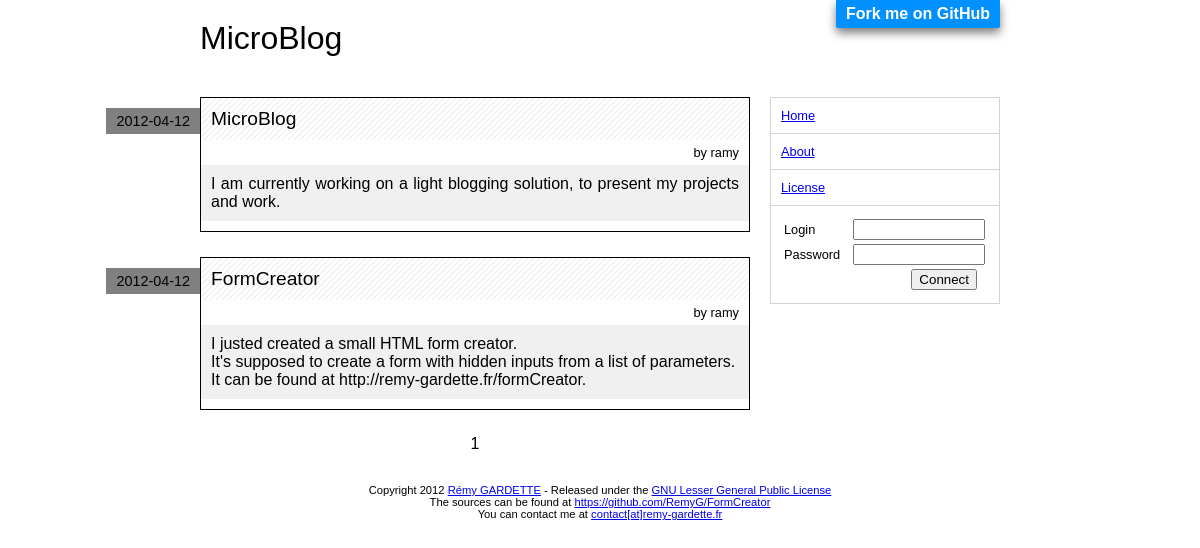
Screenshot of /index.php?module=news with the database file from the repository.
### tables this page shows
CREATE TABLE IF NOT EXISTS `posts` (
  `post_id` int(11) NOT NULL AUTO_INCREMENT,
  `post_title` varchar(200) DEFAULT NULL,
  `post_crea_usr_id` int(11) NOT NULL,
  `post_title_url` varchar(200) NOT NULL,
  `post_content` text NOT NULL,
  `post_dt_crea` datetime NOT NULL,
  `post_dt_modif` datetime NOT NULL,
  PRIMARY KEY (`post_id`)
);

CREATE TABLE IF NOT EXISTS `users` (
  `usr_id` int(11) NOT NULL AUTO_INCREMENT,
  `usr_name` varchar(50) NOT NULL,
  `usr_password` varchar(50) NOT NULL,
  `usr_mail` varchar(100) NOT NULL,
  `usr_dt_crea` datetime NOT NULL,
  PRIMARY KEY (`usr_id`)
);

### modules/news/index.php (called while the page is built)
<?php
require_once(PATH_MODEL."Post.php");
require_once(PATH_MODEL."Right.php");
require_once(PATH_MODEL."User.php");
require_once(PATH_LIB."paginate.php");
$page = cleanGlobal($_GET, 'page', true, 1);
$month = cleanGlobal($_GET, 'month');
if(!is_null($month)) {
	$liste_posts = Post::getPostsByMonth($month, $page, NB_POST_PER_PAGE);
	$nb_pages = Post::getPostsNbPagesByMonth($month);
	$pagination = createPagination("index.php?module=news&amp;month=".$month, $nb_pages);
} else {
	$liste_posts = Post::getPosts($page, NB_POST_PER_PAGE);
	$nb_pages = Post::getPostsNbPages();
	$pagination = createPagination("index.php?module=news", $nb_pages);
}
include (PATH_VIEW."view_index.php");
?>

### modeles/User.php (called while the page is built, shortened)
<?php
class User {
	public function __construct($id, $name, $password, $mail, $dt_crea) {
		$this->name = $name;
	}
	public static function getUserById($usr_id) {
		$pdo = PDO2::getInstance();
		$requete = $pdo->prepare("
			SELECT
				usr_id, usr_name, usr_password, usr_mail, usr_dt_crea
			FROM
				users
			WHERE
				usr_id = :usr_id
			;");
		$requete->bindValue(':usr_id', 	$usr_id);
		$requete->execute();
		if ($result = $requete->fetch(PDO::FETCH_ASSOC)) {
			return new User($result['usr_id'], $result['usr_name'], $result['usr_password'], $result['usr_mail'], $result['usr_dt_crea']);
		}
		return null;
	}
	public static function isCurrentUserConnected() {
		if(cleanGlobal($_SESSION, 'current_user') != null && cleanGlobal($_SESSION, 'connected') == 1) {
			return true;
		} else {
			return false;
		}
	}
}
?>

### modeles/Post.php (called while the page is built, shortened)
<?php
class Post {
	public $title;
	public $content;
	public $dt_crea;
	private $crea_user;
	public function getTitle() {
		return $this->title;
	}
	public function getContent() {
		return $this->content;
	}
	public function getDtCrea() {
		return $this->dt_crea;
	}
	public function getCreaUser() {
		return $this->crea_user;
	}
	public function setCreaUser($crea_user) {
		$this->crea_user = $crea_user;
	}
	public function __construct($id, $crea_usr_id, $title, $title_url, $content, $dt_crea, $dt_modif) {
		$this->title = $title;
		$this->title_url = $title_url;
		$this->content = $content;
		$this->dt_crea = $dt_crea;
	}
	public static function getPosts($page, $nb_posts) {
		$pdo = PDO2::getInstance();
		$requete = $pdo->prepare("
			SELECT
				post_id, post_crea_usr_id, post_title, post_title_url, post_content, post_dt_crea, post_dt_modif
			FROM
				posts
			ORDER BY
				post_dt_crea DESC
			LIMIT :first, :number
			;");
		$first = ($page - 1 ) * $nb_posts;
		$requete->bindValue(':first', 	(int)$first, PDO::PARAM_INT);
		$requete->bindValue(':number',  (int)$nb_posts, PDO::PARAM_INT);
		$requete->execute();
		$list_posts = array();
		$results = $requete->fetchAll(PDO::FETCH_ASSOC);
		foreach($results as $result) {
			$post = new Post($result['post_id'], $result['post_crea_usr_id'], $result['post_title'], $result['post_title_url'], $result['post_content'], new Datetime($result['post_dt_crea']), ($result['post_dt_modif'] != null ? new Datetime($result['post_dt_modif']) : null));
			$post->setCreaUser(User::getUserById($result['post_crea_usr_id']));
			$list_posts[] = $post;
		}
		return $list_posts;
	}
	public static function getPostsNbPages() {
		$pdo = PDO2::getInstance();
		$requete = $pdo->prepare("
			SELECT
				COUNT(post_id) as nb_pages
			FROM
				posts
			;");
		$requete->execute();
		if ($result = $requete->fetch(PDO::FETCH_ASSOC)) {
			$nb_pages = round(($result['nb_pages'] / NB_POST_PER_PAGE) + 0.4) ;
			return $nb_pages;
		}
		return 0;
	}
}
?>

### libs/rewriting.php (called while the page is built, shortened)
<?php
function getShowPostUrl(Post $post) {
	$url = "index.php?module=news&amp;action=show&amp;post=".$post->title_url;
	return $url;
}

### libs/paginate.php (called while the page is built)
<?php
function createPagination($address, $nb_pages) {
	$pagination = array();
	for($i=1 ; $i<=$nb_pages ; $i++) {
		$pagination[] = array('page' =>$i
							, 'address'=>$address.'&page='.$i);
	}
	return $pagination;
}

### global/config.php (called while the page is built, shortened)
<?php
function cleanGlobal($global_array, $arg, $specialchars = true, $default = null) {
	if(key_exists($arg, $global_array) && $global_array[$arg] != null && $global_array[$arg] != "") {
		if($specialchars) {
			return htmlspecialchars($global_array[$arg]);
		} else {
			return $global_array[$arg];
		}
	} else {
		return $default;
	}
}

### modules/news/views/view_index.php (the view, shortened to what this page needs)
<div class="content">
	<?php
	foreach($liste_posts as $post) {
		echo '
			<div class="post">
				<div class="post_date">
					<a href="'.getShowPostUrl($post).'">'.$post->getDtCrea()->format(EN_DT_POST_SHORT).'</a><br/>
				</div>
				';
		if($post->getTitle() != null) {
			echo '<div class="post_title"><a href="'.getShowPostUrl($post).'">'.$post->getTitle().'</a></div>';
		}
		echo '
				<div class="post_content">
					<div class="post_author">
						by '.$post->getCreaUser()->name.'
					</div>
					<div class="post_content_text">
					'.htmlspecialchars_decode(nl2br($post->getContent())).'
					</div>
				</div>
			</div>
				';
	}
	?>
	<div class="pagination">
	<?php
	foreach($pagination as $page_nb) {
		echo '<span class="pagination_element">';
		if($page != $page_nb['page']) {
			echo '<a href="'.$page_nb['address'].'">'.$page_nb['page'].'</a>';
		} else {
			echo $page_nb['page'];
		}
		echo '</span>';
	}
	?>
	</div>
</div>

### index.php (shortened to what this page needs)
<?php
if (!empty($_GET['module'])) {
	$module = dirname(__FILE__).'/modules/'.$_GET['module'].'/';
	$action = (!empty($_GET['action'])) ? $_GET['action'].'.php' : 'index.php';
	if (is_file($module.$action)) {
		include $module.$action;
	} else {
		include '404.php';
	}
} else if (!empty($_GET['action']) && $_GET['action'] == 'license') {
	include 'global/license.php';
} else {
   header('Location: index.php?module=news');
}
$contenu = ob_get_clean();
include 'global/header.php';
echo $contenu;
include 'global/footer.php';

### global/header.php (shortened to what this page needs)
<!doctype html>
<head>
	<link rel="stylesheet" href="style/style.css" />
	<link rel="stylesheet" href="style/topmenu.css" />
	<link rel="stylesheet" href="style/projects.css" />
	<link rel="stylesheet" href="style/posts.css" />
	<link rel="stylesheet" href="style/home.css" />
</head>
<body>
	<div class="main">
	<div id="header">
		<div class="title">
			<a href="index.php">
			MicroBlog
			</a>
		</div>
		<div class="git_banner">
			<a href="toto">Fork me on GitHub</a>
		</div>
	</div>

### global/menu.php (shortened to what this page needs)
<?php
require_once(PATH_MODEL."Post.php");
require_once(PATH_MODEL."User.php");
?>
<div id="rightmenu">
	<div class="rightmenu_group" style="margin-top: 0;">
		<a href="index.php">Home</a>
	</div>
	<div class="rightmenu_group">
		<a href="index.php?module=misc&amp;action=about">About</a>
	</div>
	<div class="rightmenu_group">
		<a href="index.php?action=license">License</a>
	</div>
	<div class="rightmenu_group" <?php if(User::isCurrentUserConnected()) echo 'style="display: none;"'?>>
		<form method="post">
		<table>
			<tr>
				<td><label for="login">Login</label></td>
				<td><input type="text" id="login" name="login"/></td>
			</tr>
			<tr>
				<td><label for="password">Password</label></td>
				<td><input type="password" id="password" name="password"/></td>
			</tr>
			<tr>
				<td colspan="2" style="text-align: right;">
					<input type="submit" value="Connect" style="width: auto"/>
				</td>
			</tr>
		</table>
		</form>
	</div>
</div>

### global/footer.php
		<?php include 'global/menu.php'; ?>
 		<div id="footer">
			<p>Copyright 2012 <a href="http://<?php echo SITE_OWNER_PAGE; ?>"><?php echo SITE_OWNER; ?></a>
			- Released under the <a href="index.php?action=license">GNU Lesser General Public License</a>
			<br/>
			The sources can be found at <a href="https://github.com/RemyG/FormCreator">https://github.com/RemyG/FormCreator</a><br/>
			You can contact me at
			<a href="mailto:<?php echo SITE_OWNER_MAIL; ?>?Subject=Contact <?php echo SITE_TITLE; ?>"><?php echo str_replace("@", "[at]", SITE_OWNER_MAIL); ?></a></p>
		</div>
		</div>
	</body>
</html>

### style/style.css (style rules this page uses)
html, body { margin: 0; padding: 0; font-family: 'Lucida Grande', 'Calibri', Helvetica, Arial, sans-serif; }
div.main { width: 800px; margin: 0 auto; }
#header { padding: 20px 0; position: relative; }
div.git_banner { position: absolute; right: 0; top: 0; }
div.git_banner a { display: block; padding: 5px 10px; background: #0090FF; color: white; font-weight: bold; text-decoration: none; box-shadow: 0 5px 10px rgba(0,0,0,.5); border-bottom-left-radius: 2px; border-bottom-right-radius: 2px; }
#footer { clear: both; padding-top: 20px; text-align: center; font-size: 0.7em; }
div.content { float: left; width: 550px; text-align: justify; }
#rightmenu { float: left; width: 230px; margin-left: 20px; }
div.title { font-size: 2em; margin-bottom: 20px; }
div.title a { text-decoration: none; color: black; }
div.rightmenu_group { padding: 10px; border: 1px solid lightgrey; font-size: 0.8em; margin-top: -1px; }
div.rightmenu_group input { width: 100%; }
div.rightmenu_group td { padding-right: 10px; }
div.pagination { text-align: center; }
span.pagination_element { padding: 0 5px; }

### style/posts.css (style rules this page uses)
div.post { border: 1px solid black; position: relative; margin-bottom: 25px; }
div.post_date { position: absolute; right: 549px; top: 10px; }
div.post_date a { display: block; background: grey; text-align: right; padding: 5px 10px; font-size: 0.9em; white-space: nowrap; text-decoration: none; color: black; }
div.post_title a { display: block; font-size: 1.2em; background:#ffffff url('images/stripes_grey.png') repeat right top; padding: 10px; text-decoration: none; color: black; }
div.post_author { text-align: right; font-size: 0.8em; margin-right: 10px; margin-bottom: 5px; }
div.post_content { text-align: justify; margin-top: 5px; margin-bottom: 10px; padding: 0; }
div.post_content_text { padding: 10px 10px; margin: 0; background: #f0f0f0; }

### rows the page displays
posts: format "2012-04-12", post_title "MicroBlog", post_content "I am currently working on a light blogging solution, to present my projects and work."
users: usr_name "ramy"
posts: format "2012-04-12", post_title "FormCreator", post_content "I justed created a small HTML form creator. It's supposed to create a form with hidden inputs from a list of parameters. It can be found at http://remy-gardette.fr/formCreator."

### other values shown
$page_nb['page'] "1"
SITE_OWNER "Rémy GARDETTE"
str_replace("@", "[at]", SITE_OWNER_MAIL) "contact[at]remy-gardette.fr"
